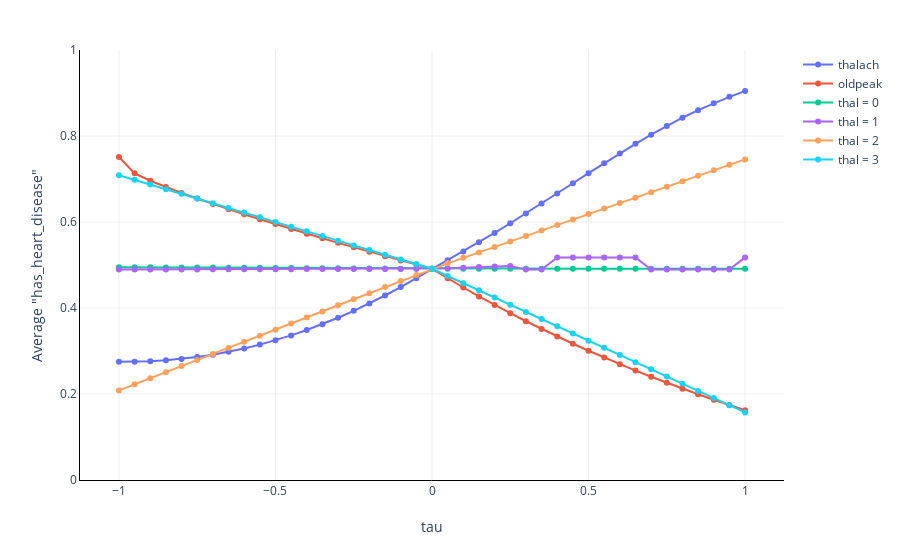

Notebook source saved alongside this figure:
### Code cell
explainer.plot_bias(
    X_test=X_test[["thalach", "oldpeak", "thal"]],
    y_pred=y_pred,
)
